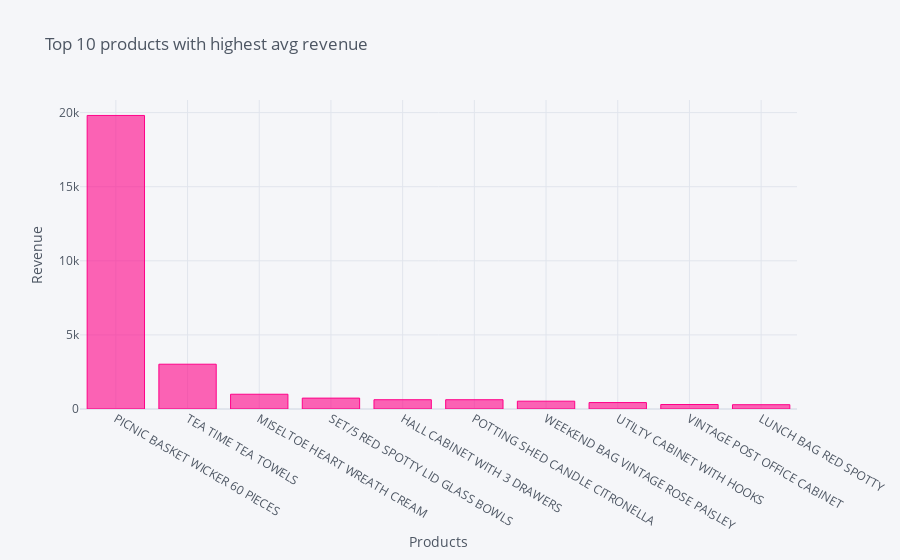

Write notebook code for a chart like this one.
### Code cell
# visualize top 10 product highest avg revenue 
df = data4[['Description', 'Revenue']].groupby(['Description']).agg('mean') 
df2 = df.reset_index() 
df3 = df2.sort_values(by='Revenue', ascending=False).head(10)

df3.iplot(kind='bar', x='Description', xTitle='Products', yTitle='Revenue', 
           title='Top 10 products with highest avg revenue', color='pink')

### Figure 1 — Plotly figure (JSON) as saved in the notebook; plotly's stock layout.template omitted (floating-point values rounded to 4 significant figures)
{"data": [{"marker": {"color": "rgba(255, 0, 136, 0.6)", "line": {"color": "rgba(255, 0, 136, 1.0)", "width": 1}}, "name": "Revenue", "orientation": "v", "text": "", "type": "bar", "x": ["PICNIC BASKET WICKER 60 PIECES", "TEA TIME TEA TOWELS ", "MISELTOE HEART WREATH CREAM", "SET/5 RED SPOTTY LID GLASS BOWLS", "HALL CABINET WITH 3 DRAWERS", "POTTING SHED CANDLE CITRONELLA", "WEEKEND BAG VINTAGE ROSE PAISLEY", "UTILTY CABINET WITH HOOKS", "VINTAGE POST OFFICE CABINET", "LUNCH BAG RED SPOTTY"], "y": [19810.0, 3022.0, 996.0, 734.4, 625.9, 625.4, 527.9, 435.0, 303.8, 290]}], "layout": {"legend": {"bgcolor": "#F5F6F9", "font": {"color": "#4D5663"}}, "paper_bgcolor": "#F5F6F9", "plot_bgcolor": "#F5F6F9", "title": {"font": {"color": "#4D5663"}, "text": "Top 10 products with highest avg revenue"}, "xaxis": {"gridcolor": "#E1E5ED", "showgrid": true, "tickfont": {"color": "#4D5663"}, "title": {"font": {"color": "#4D5663"}, "text": "Products"}, "zerolinecolor": "#E1E5ED"}, "yaxis": {"gridcolor": "#E1E5ED", "showgrid": true, "tickfont": {"color": "#4D5663"}, "title": {"font": {"color": "#4D5663"}, "text": "Revenue"}, "zerolinecolor": "#E1E5ED"}}}
